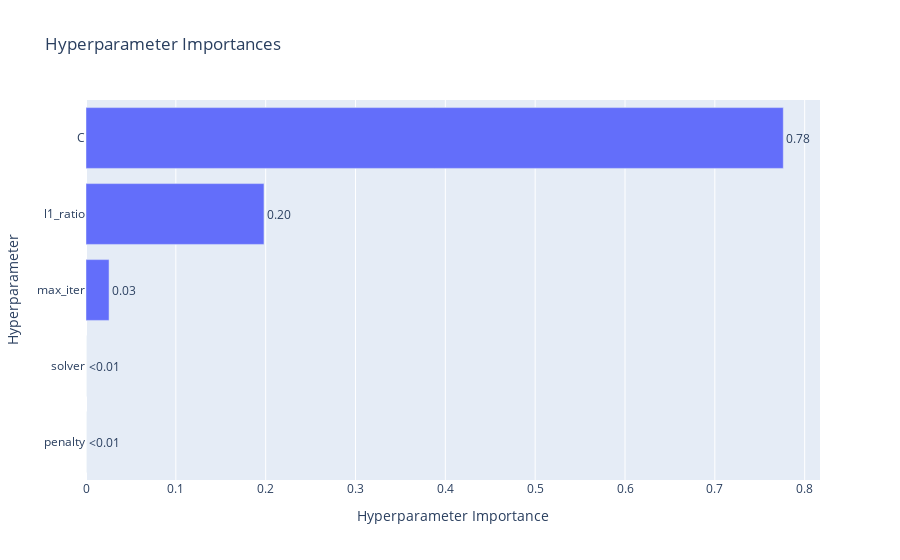

Notebook cell for this chart:
### Code cell
optuna.visualization.plot_param_importances(study)

### Figure 1 — Plotly figure (JSON) as saved in the notebook; plotly's stock layout.template omitted (floating-point values rounded to 4 significant figures)
{"data": [{"cliponaxis": false, "hovertemplate": ["penalty (CategoricalDistribution): 0.0<extra></extra>", "solver (CategoricalDistribution): 0.0<extra></extra>", "max_iter (IntDistribution): 0.025672816926964374<extra></extra>", "l1_ratio (FloatDistribution): 0.19811663498949733<extra></extra>", "C (FloatDistribution): 0.7762105480835384<extra></extra>"], "name": "Objective Value", "orientation": "h", "text": ["<0.01", "<0.01", "0.03", "0.20", "0.78"], "textposition": "outside", "type": "bar", "x": [0, 0, 0.02567, 0.1981, 0.7762], "y": ["penalty", "solver", "max_iter", "l1_ratio", "C"]}], "layout": {"title": {"text": "Hyperparameter Importances"}, "xaxis": {"title": {"text": "Hyperparameter Importance"}}, "yaxis": {"title": {"text": "Hyperparameter"}}}}
